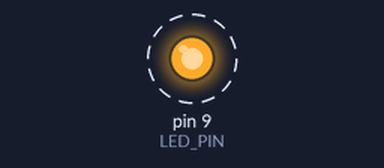
This sketch was run on a simulated Arduino Uno, built with avr-gcc and run on an emulated ATmega328P. Shown: output pins drawn as LEDs (lit = HIGH). Dashed ring = blinking.

Above: at 0.2 s.
Timing chart, 0 to 3.0 s (numbered marks = the images above):
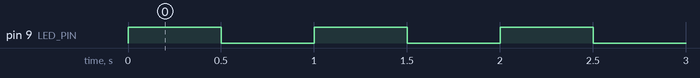

The sketch:

02_blink_external.ino
```cpp
// 02_blink_external.ino
// Blinks the external LED wired to digital pin 9.
//
// Used at Tier 1 Milestone 4 of Project 1 — the student's first external LED
// lights up because of code they uploaded.
//
// Wiring (from Tier 1 Milestone 3):
//   - LED long leg (anode) --> 220 Ω resistor --> Arduino pin 9
//   - LED short leg (cathode) --> Arduino GND
//
// Expected behaviour: the external LED on the breadboard blinks on and off
// about once per second. This is the "something I wired lit up because of code
// I uploaded" moment — the Principle 4 visible win that Project 1 is built
// around.

const int LED_PIN = 9;

void setup() {
  pinMode(LED_PIN, OUTPUT);
}

void loop() {
  digitalWrite(LED_PIN, HIGH);
  delay(500);
  digitalWrite(LED_PIN, LOW);
  delay(500);
}
```

Measured:
- by itself, pin 9 (LED_PIN): alternates HIGH for 0.50 s and LOW for 0.50 s
